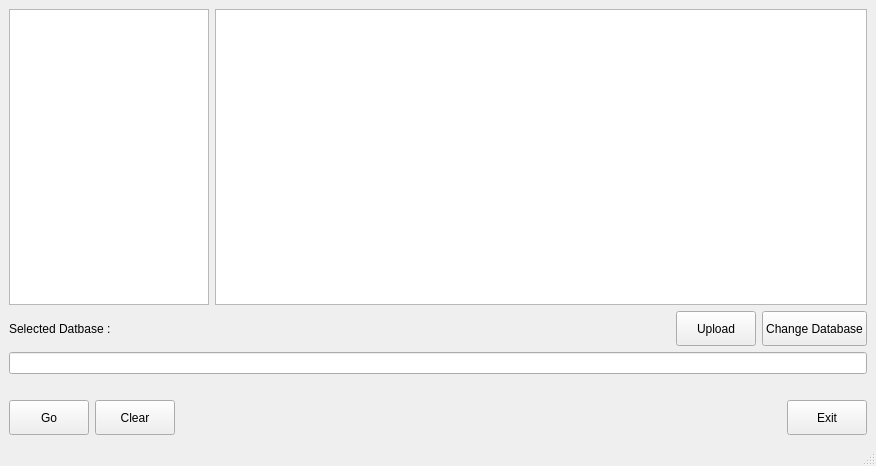
<?xml version="1.0" encoding="UTF-8"?>
<ui version="4.0">
 <class>SqlQuery</class>
 <widget class="QMainWindow" name="SqlQuery">
  <property name="geometry">
   <rect>
    <x>0</x>
    <y>0</y>
    <width>876</width>
    <height>466</height>
   </rect>
  </property>
  <property name="minimumSize">
   <size>
    <width>850</width>
    <height>350</height>
   </size>
  </property>
  <property name="windowTitle">
   <string>MySQL Tables</string>
  </property>
  <property name="styleSheet">
   <string notr="true"/>
  </property>
  <widget class="QWidget" name="centralwidget">
   <layout class="QVBoxLayout" name="verticalLayout_2">
    <item>
     <layout class="QHBoxLayout" name="horizontalLayout">
      <item>
       <widget class="QTreeView" name="treeView">
        <property name="minimumSize">
         <size>
          <width>80</width>
          <height>0</height>
         </size>
        </property>
        <property name="maximumSize">
         <size>
          <width>200</width>
          <height>16777215</height>
         </size>
        </property>
       </widget>
      </item>
      <item>
       <widget class="QTableView" name="tableView_QueryData">
        <property name="styleSheet">
         <string notr="true"/>
        </property>
       </widget>
      </item>
     </layout>
    </item>
    <item>
     <layout class="QHBoxLayout" name="horizontalLayout_2">
      <item>
       <widget class="QLabel" name="label">
        <property name="styleSheet">
         <string notr="true">font: 75 14pt &quot;Ubuntu Condensed&quot;;</string>
        </property>
        <property name="text">
         <string>Selected Datbase :</string>
        </property>
       </widget>
      </item>
      <item>
       <widget class="QLabel" name="label_selecteDB">
        <property name="styleSheet">
         <string notr="true">font: 75 12pt &quot;Ubuntu Condensed&quot;;</string>
        </property>
        <property name="text">
         <string/>
        </property>
       </widget>
      </item>
      <item>
       <spacer name="horizontalSpacer_2">
        <property name="orientation">
         <enum>Qt::Horizontal</enum>
        </property>
        <property name="sizeHint" stdset="0">
         <size>
          <width>40</width>
          <height>20</height>
         </size>
        </property>
       </spacer>
      </item>
      <item>
       <widget class="QPushButton" name="pushButton_Upload">
        <property name="minimumSize">
         <size>
          <width>0</width>
          <height>35</height>
         </size>
        </property>
        <property name="text">
         <string>Upload</string>
        </property>
       </widget>
      </item>
      <item>
       <widget class="QPushButton" name="pushButton_changeDB">
        <property name="minimumSize">
         <size>
          <width>0</width>
          <height>35</height>
         </size>
        </property>
        <property name="text">
         <string>Change Database</string>
        </property>
       </widget>
      </item>
     </layout>
    </item>
    <item>
     <layout class="QHBoxLayout" name="horizontalLayout_3">
      <item>
       <widget class="QLineEdit" name="lineEdit_query"/>
      </item>
     </layout>
    </item>
    <item>
     <layout class="QVBoxLayout" name="verticalLayout">
      <item>
       <widget class="QLabel" name="label_error">
        <property name="styleSheet">
         <string notr="true">font: 25 9pt &quot;Ubuntu&quot;;
color: rgb(239, 41, 41);</string>
        </property>
        <property name="text">
         <string/>
        </property>
       </widget>
      </item>
     </layout>
    </item>
    <item>
     <layout class="QHBoxLayout" name="horizontalLayout_4">
      <item>
       <widget class="QPushButton" name="pushButton_Go">
        <property name="minimumSize">
         <size>
          <width>0</width>
          <height>35</height>
         </size>
        </property>
        <property name="text">
         <string>Go</string>
        </property>
       </widget>
      </item>
      <item>
       <widget class="QPushButton" name="pushButton_Clear">
        <property name="minimumSize">
         <size>
          <width>0</width>
          <height>35</height>
         </size>
        </property>
        <property name="text">
         <string>Clear</string>
        </property>
       </widget>
      </item>
      <item>
       <spacer name="horizontalSpacer">
        <property name="orientation">
         <enum>Qt::Horizontal</enum>
        </property>
        <property name="sizeHint" stdset="0">
         <size>
          <width>40</width>
          <height>20</height>
         </size>
        </property>
       </spacer>
      </item>
      <item>
       <widget class="QPushButton" name="pushButton_Exit">
        <property name="minimumSize">
         <size>
          <width>0</width>
          <height>35</height>
         </size>
        </property>
        <property name="text">
         <string>Exit</string>
        </property>
       </widget>
      </item>
     </layout>
    </item>
   </layout>
  </widget>
  <widget class="QMenuBar" name="menubar">
   <property name="geometry">
    <rect>
     <x>0</x>
     <y>0</y>
     <width>876</width>
     <height>22</height>
    </rect>
   </property>
  </widget>
  <widget class="QStatusBar" name="statusbar"/>
 </widget>
 <resources/>
 <connections/>
</ui>
